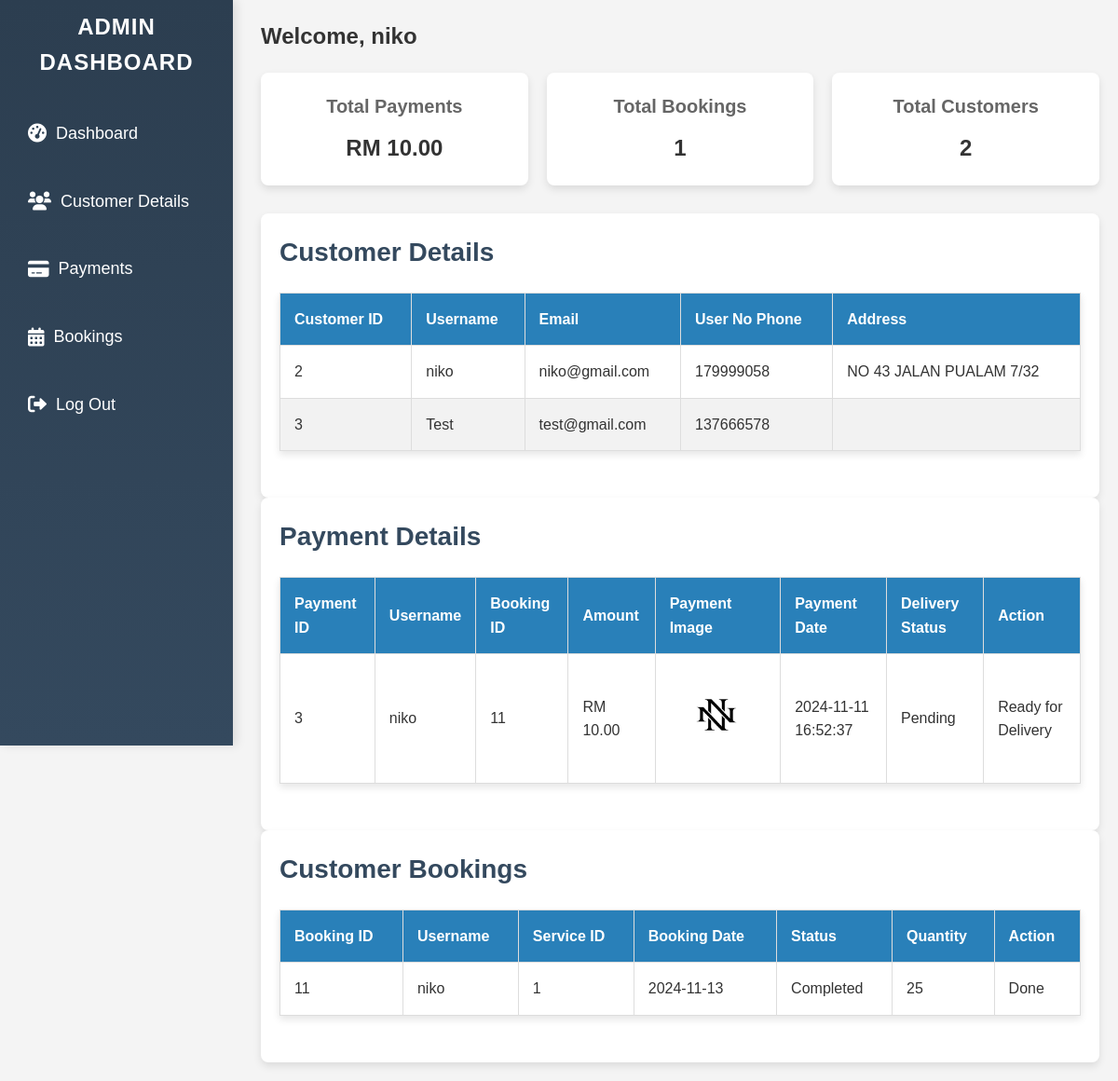
Screenshot of /admin/admin_dashboard.php (signed in) with the database file from the repository.
### tables this page shows
CREATE TABLE `users` (
  `id` int(11) NOT NULL,
  `username` varchar(255) NOT NULL,
  `user_no` int(15) NOT NULL,
  `password` varchar(255) NOT NULL,
  `email` varchar(255) NOT NULL,
  `address` varchar(255) NOT NULL,
  `user_type` enum('admin','customer') NOT NULL,
  `created_at` timestamp NOT NULL DEFAULT current_timestamp()
);

CREATE TABLE `payments` (
  `payment_id` int(11) NOT NULL,
  `user_id` int(11) NOT NULL,
  `booking_id` int(11) NOT NULL,
  `amount` decimal(10,2) NOT NULL,
  `payment_image` varchar(255) NOT NULL,
  `payment_date` timestamp NOT NULL DEFAULT current_timestamp(),
  `isReceive` int(11) NOT NULL,
  `delivery_status` enum('Pending','Received','Ready to Deliver','Delivered') DEFAULT 'Pending'
);

CREATE TABLE `bookings` (
  `booking_id` int(11) NOT NULL,
  `user_id` int(11) NOT NULL,
  `service_id` int(11) NOT NULL,
  `quantity` int(11) NOT NULL,
  `booking_date` date NOT NULL,
  `status` varchar(20) DEFAULT 'Pending',
  `created_at` timestamp NOT NULL DEFAULT current_timestamp()
);

### admin/admin_dashboard.php (the view, shortened to what this page needs)
<?php
include ('../auth/db_connect.php');
$sql_payments = "SELECT SUM(amount) AS total_payments FROM payments";
$stmt_payments = $pdo->prepare($sql_payments);
$stmt_payments->execute();
$total_payments = $stmt_payments->fetch(PDO::FETCH_ASSOC);
$total_payments_amount = $total_payments['total_payments'] ? 'RM ' . number_format($total_payments['total_payments'], 2) : 'RM 0.00';
$sql_bookings = "SELECT COUNT(*) AS total_bookings FROM bookings";
$stmt_bookings = $pdo->prepare($sql_bookings);
$stmt_bookings->execute();
$total_bookings = $stmt_bookings->fetch(PDO::FETCH_ASSOC);
$total_bookings_count = $total_bookings['total_bookings'] ? $total_bookings['total_bookings'] : 0;
$sql_customers = "SELECT COUNT(*) AS total_customers FROM users WHERE user_type = 'customer'";
$stmt_customers = $pdo->prepare($sql_customers);
$stmt_customers->execute();
$total_customers = $stmt_customers->fetch(PDO::FETCH_ASSOC);
$total_customers_count = $total_customers['total_customers'] ? $total_customers['total_customers'] : 0;
$sql_payments = "
    SELECT
        p.payment_id,
        u.username,
        p.booking_id,
        p.amount,
        p.payment_image,
        p.payment_date,
        p.delivery_status
    FROM payments p
    JOIN users u ON u.id = p.user_id
";
$stmt_payments = $pdo->prepare($sql_payments);
$stmt_payments->execute();
$payments = $stmt_payments->fetchAll(PDO::FETCH_ASSOC);
$sql_customers_details = "SELECT id, username, email, user_no, address FROM users WHERE user_type = 'customer'";
$stmt_customers_details = $pdo->prepare($sql_customers_details);
$stmt_customers_details->execute();
$customers = $stmt_customers_details->fetchAll(PDO::FETCH_ASSOC);
?>
<!DOCTYPE html>
<html lang="en">
<head>
    <link rel="stylesheet" href="styles/style.css">
    <link rel="stylesheet" href="https://cdnjs.cloudflare.com/ajax/libs/font-awesome/6.0.0-beta3/css/all.min.css">
</head>
<body>
    <aside class="sidebar">
        <h2>Admin Dashboard</h2>
        <ul>
        <li><a href="#dashboard" class="dashboard"><i class="fas fa-tachometer-alt"></i>Dashboard</a></li>
        <li><a href="#customers" class="customers"><i class="fas fa-users"></i>Customer Details</a></li>
        <li><a href="#payments" class="payments"><i class="fas fa-credit-card"></i>Payments</a></li>
        <li><a href="#bookings" class="bookings"><i class="fas fa-calendar-alt"></i>Bookings</a></li>
        <li><a href="../logout.php" class="logout"><i class="fas fa-sign-out-alt"></i>Log Out</a></li>
        </ul>
    </aside>
    <main class="content">
        <section id="dashboard">
            <h1>Welcome, <?php echo $_SESSION['username']; ?></h1>
            <div class="dashboard-cards">
                <div class="card">
                    <h3>Total Payments</h3>
                    <p><?php echo $total_payments_amount; ?></p>
                </div>
                <div class="card">
                    <h3>Total Bookings</h3>
                    <p><?php echo $total_bookings_count; ?></p>
                </div>
                <div class="card">
                    <h3>Total Customers</h3>
                    <p><?php echo $total_customers_count; ?></p>
                </div>
            </div>
        </section>
        <section id="customers">
            <h2>Customer Details</h2>
            <table>
                <thead>
                    <tr>
                        <th>Customer ID</th>
                        <th>Username</th>
                        <th>Email</th>
                        <th>User No Phone</th>
                        <th>Address</th>
                    </tr>
                </thead>
                <tbody>
                    <?php
                    if (count($customers) > 0) {
                        foreach ($customers as $customer) {
                            echo "<tr>";
                            echo "<td>" . $customer["id"] . "</td>";
                            echo "<td>" . $customer["username"] . "</td>";
                            echo "<td>" . $customer["email"] . "</td>";
                            echo "<td>" . $customer["user_no"] . "</td>";
                            echo "<td>" . $customer["address"] . "</td>";
                            echo "</tr>";
                        }
                    } else {
                        echo "<tr><td colspan='6'>No customers found</td></tr>";
                    }
                    ?>
                </tbody>
            </table>
        </section>
        <section id="payments">
    <h2>Payment Details</h2>
    <table>
        <thead>
            <tr>
                <th>Payment ID</th>
                <th>Username</th>
                <th>Booking ID</th>
                <th>Amount</th>
                <th>Payment Image</th>
                <th>Payment Date</th>
                <th>Delivery Status</th>
                <th>Action</th>
            </tr>
        </thead>
        <tbody>
            <?php
            if (count($payments) > 0) {
                foreach ($payments as $payment) {
                    echo "<tr>";
                    echo "<td>" . $payment["payment_id"] . "</td>";
                    echo "<td>" . $payment["username"] . "</td>";
                    echo "<td>" . $payment["booking_id"] . "</td>";
                    echo "<td>RM " . number_format($payment["amount"], 2) . "</td>";
                    echo "<td><a href='../uploads/" . $payment["payment_image"] . "' target='_blank'>
                                <img src='../uploads/" . $payment["payment_image"] . "' alt='Payment Image' width='100'>
                            </a></td>";
                    echo "<td>" . $payment["payment_date"] . "</td>";
                    echo "<td>" . $payment["delivery_status"] . "</td>";
                    if ($payment["delivery_status"] == 'Received') {
                        echo "<td>";
                        echo "<form method='POST' action='update_delivery_status.php' style='display:inline-block;'>
                                <input type='hidden' name='payment_id' value='" . $payment["payment_id"] . "'>
                                <input type='hidden' name='new_status' value='Ready to Deliver'>
                                <button type='submit'>Mark as Ready to Deliver</button>
                              </form>";
                        echo "</td>";
                    } else {
                        echo "<td>Ready for Delivery</td>";
                    }
                    echo "</tr>";
                }
            } else {
                echo "<tr><td colspan='8'>No payments found</td></tr>";
            }
            ?>
        </tbody>
    </table>
</section>
        <section id="bookings">
            <h2>Customer Bookings</h2>
            <table>
                <thead>
                    <tr>
                        <th>Booking ID</th>
                        <th>Username</th>
                        <th>Service ID</th>
                        <th>Booking Date</th>
                        <th>Status</th>
                        <th>Quantity</th>
                        <th>Action</th>
                    </tr>
                </thead>
                <tbody>
                    <?php
                    $sql_bookings_details = "
                        SELECT
                            b.booking_id,
                            u.username,
                            b.service_id,
                            b.booking_date,
                            b.status,
                            b.quantity
                        FROM bookings b
                        JOIN users u ON u.id = b.user_id
                    ";
                    $stmt_bookings_details = $pdo->prepare($sql_bookings_details);
                    $stmt_bookings_details->execute();
                    $bookings = $stmt_bookings_details->fetchAll(PDO::FETCH_ASSOC);
                    if (count($bookings) > 0) {
                        foreach ($bookings as $booking) {
                            echo "<tr>";
                            echo "<td>" . $booking["booking_id"] . "</td>";
                            echo "<td>" . $booking["username"] . "</td>";
                            echo "<td>" . $booking["service_id"] . "</td>";
                            echo "<td>" . $booking["booking_date"] . "</td>";
                            echo "<td>" . $booking["status"] . "</td>";
                            echo "<td>" . $booking["quantity"] . "</td>";
                            echo "<td>";
                            if ($booking["status"] == 'Pending') {
                                echo "<form method='POST' action='update_status.php' style='display:inline-block;'>
                                        <input type='hidden' name='booking_id' value='" . $booking["booking_id"] . "'>
                                        <input type='hidden' name='new_status' value='Confirmed'>
                                        <button type='submit'>To Confirm</button>
                                    </form>";
                            } elseif ($booking["status"] == 'Confirmed') {
                                echo "<form method='POST' action='update_status.php' style='display:inline-block;'>
                                        <input type='hidden' name='booking_id' value='" . $booking["booking_id"] . "'>
                                        <input type='hidden' name='new_status' value='Completed'>
                                        <button type='submit'>To Complete</button>
                                    </form>";
                            } else {
                                echo "Done";
                            }
                            echo "</td>";
                            echo "</tr>";
                        }
                    } else {
                        echo "<tr><td colspan='6'>No bookings found</td></tr>";
                    }
                    ?>
                </tbody>
            </table>
        </section>
    </main>
</body>
</html>

### admin/styles/style.css (style rules this page uses)
body { font-family: Arial, sans-serif; margin: 0; padding: 0; display: flex; background-color: #f4f4f4; }
.sidebar { width: 250px; background-color: #333; color: #fff; height: 100vh; padding: 10px; position: fixed; }
.sidebar h2 { color: #fff; margin-bottom: 30px; }
.sidebar ul { list-style-type: none; padding: 0; }
.sidebar ul li { margin: 20px 0; }
.sidebar ul li a { color: #fff; text-decoration: none; font-size: 18px; }
.content { margin-left: 260px; padding: 20px; width: calc(100% - 260px); }
h1, h2 { color: #333; margin-bottom: 20px; }
.dashboard-cards { display: flex; justify-content: space-between; margin-bottom: 30px; }
.card { background-color: #fff; padding: 20px; border-radius: 8px; box-shadow: 0 4px 8px rgba(0, 0, 0, 0.1); text-align: center; flex: 1; margin-right: 20px; }
.card:last-child { margin-right: 0; }
.card h3 { font-size: 20px; color: #666; }
.card p { font-size: 24px; font-weight: bold; color: #333; }
table { width: 100%; border-collapse: collapse; background-color: #fff; margin-bottom: 30px; box-shadow: 0 4px 8px rgba(0, 0, 0, 0.1); }
table thead { background-color: #333; color: #fff; }
table thead th { padding: 15px; text-align: left; }
table tbody tr { border-bottom: 1px solid #ddd; }
table tbody td { padding: 15px; text-align: left; }

### admin/admin_dashboard.php (style rules this page uses)
* { margin: 0; padding: 0; box-sizing: border-box; }
body { font-family: Arial, sans-serif; background-color: #f4f7fc; color: #333; line-height: 1.6; }
h1, h2, h3 { color: #4C4C4C; }
.sidebar { width: 250px; height: 100vh; background: linear-gradient(180deg, #2C3E50 0%, #34495E 100%); color: white; padding: 30px 20px; position: fixed; transition: all 0.3s ease; box-shadow: 4px 0 10px rgba(0, 0, 0, 0.1); }
.sidebar h2 { text-align: center; margin-bottom: 30px; font-size: 24px; font-weight: 700; color: #ecf0f1; text-transform: uppercase; letter-spacing: 1px; }
.sidebar ul { list-style: none; padding-left: 0; }
.sidebar ul li { margin: 20px 0; }
.sidebar ul li a { color: #ecf0f1; text-decoration: none; font-size: 18px; display: flex; align-items: center; padding: 12px 20px; border-radius: 6px; transition: background-color 0.3s ease, padding-left 0.3s ease; }
.sidebar ul li a i { margin-right: 10px; font-size: 20px; }
.sidebar ul li a.dashboard i { content: "\f0e4"; }
.sidebar ul li a.customers i { content: "\f007"; }
.sidebar ul li a.payments i { content: "\f09d"; }
.sidebar ul li a.bookings i { content: "\f1d3"; }
.sidebar ul li a.logout i { content: "\f2f5"; }
main.content { margin-left: 260px; padding: 20px; }
.dashboard-cards { display: flex; justify-content: space-between; margin-bottom: 40px; }
.card { background-color: #fff; padding: 20px; border-radius: 8px; box-shadow: 0 4px 8px rgba(0, 0, 0, 0.1); text-align: center; width: 30%; transition: transform 0.3s ease, box-shadow 0.3s ease; }
.card h3 { font-size: 24px; margin-bottom: 10px; }
.card p { font-size: 20px; color: #27ae60; font-weight: bold; }
table { width: 100%; margin-bottom: 40px; border-collapse: collapse; }
table th, table td { padding: 12px; text-align: center; border: 1px solid #ddd; }
table th { background-color: #2980b9; color: white; }
table tr:nth-child(even) { background-color: #f2f2f2; }
table td img { width: 100px; border-radius: 5px; }
section h2 { margin-bottom: 20px; font-size: 28px; color: #34495e; }
#customers, #payments, #bookings { background-color: #fff; padding: 20px; border-radius: 8px; box-shadow: 0 4px 8px rgba(0, 0, 0, 0.1); }

### rows the page displays
users: id "2", username "niko", email "niko@gmail.com", user_no "179999058", address "NO 43 JALAN PUALAM 7/32"
users: id "3", username "Test", email "test@gmail.com", user_no "137666578"
payments: payment_id "3", user.username "niko", booking "11", amount "10.00", payment_image (picture), payment_date "2024-11-11 16:52:37", delivery_status "Pending", shows "Ready for Delivery"
bookings: booking_id "11", user.username "niko", service "1", booking_date "2024-11-13", status "Completed", quantity "25", shows "Done"

### other values shown
$_SESSION['username'] "niko"
$total_payments_amount "RM 10.00"
$total_bookings_count "1"
$total_customers_count "2"
